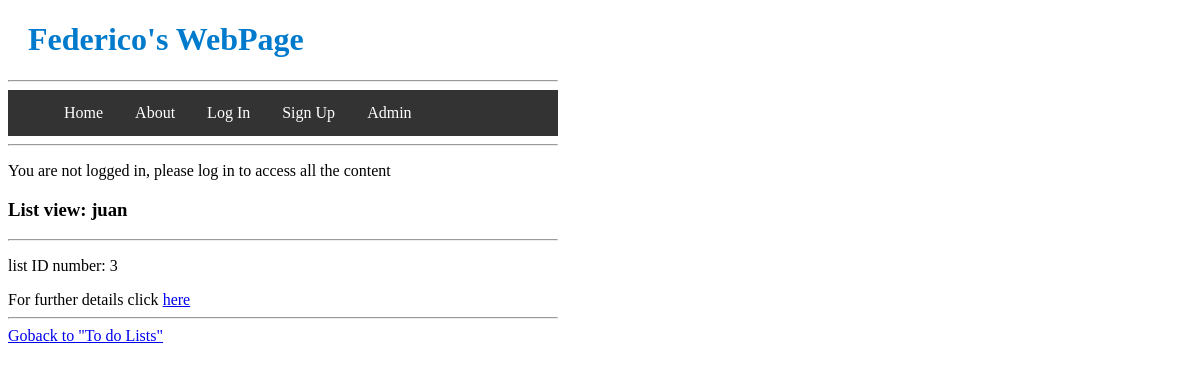
/list/3/, run on an earlier commit of the app's database.
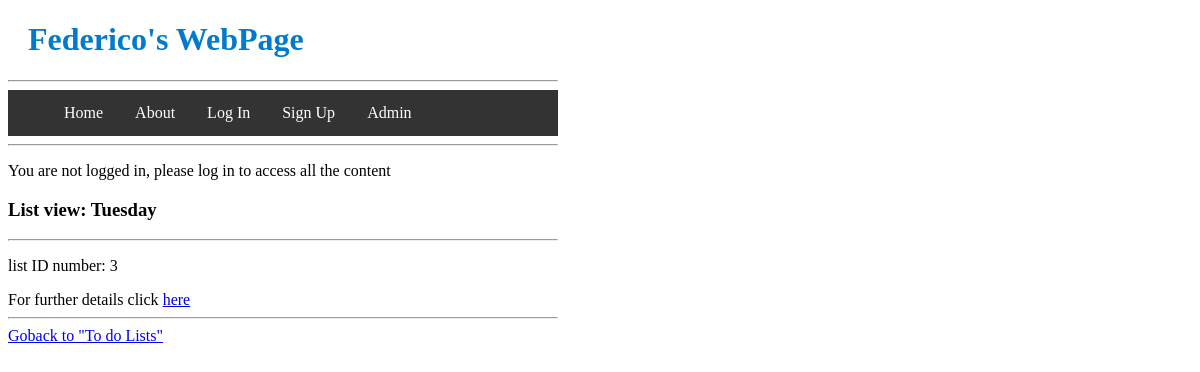
And on a later commit of the database.
### main/models.py (models this page shows, shortened)
class TodoList(models.Model):
	name = models.CharField(max_length=200) #name of the list
	creation_date = models.DateTimeField('date created', default=datetime.datetime.now())

### main/views.py (the view)
# urls.py: path("list/<int:list_number>/", views.list, name="List"),#automaticlly pases list_number variable to views.list
def list(response,list_number):# I recive number variable, from the url
	obj = get_object_or_404(TodoList,id = list_number)  #Django built in shortcut
	args = {"list_number": list_number,
			"list_obj":obj}
	return render(response, "main/list_view.html", args)

### main/templates/main/list_view.html (shortened to what this page needs)
{% extends 'main/base.html' %}
    {% block header %}
    <h3>List view: {{list_obj.name}}</h3>
    {% endblock %}
    {% block body %}
    <p>list ID number: {{list_number}}</p>
    <a>For further details click</a>
    <a href="http://127.0.0.1:8000/list/{{list_number}}/detail">here</a>
    <hr>
    <a href="{% url 'main:home' %}">Goback to "To do Lists"</a>
    {% endblock %}

What changed in the data, as far as the page shows it:
changed TodoList: name "juan" → "Tuesday"
